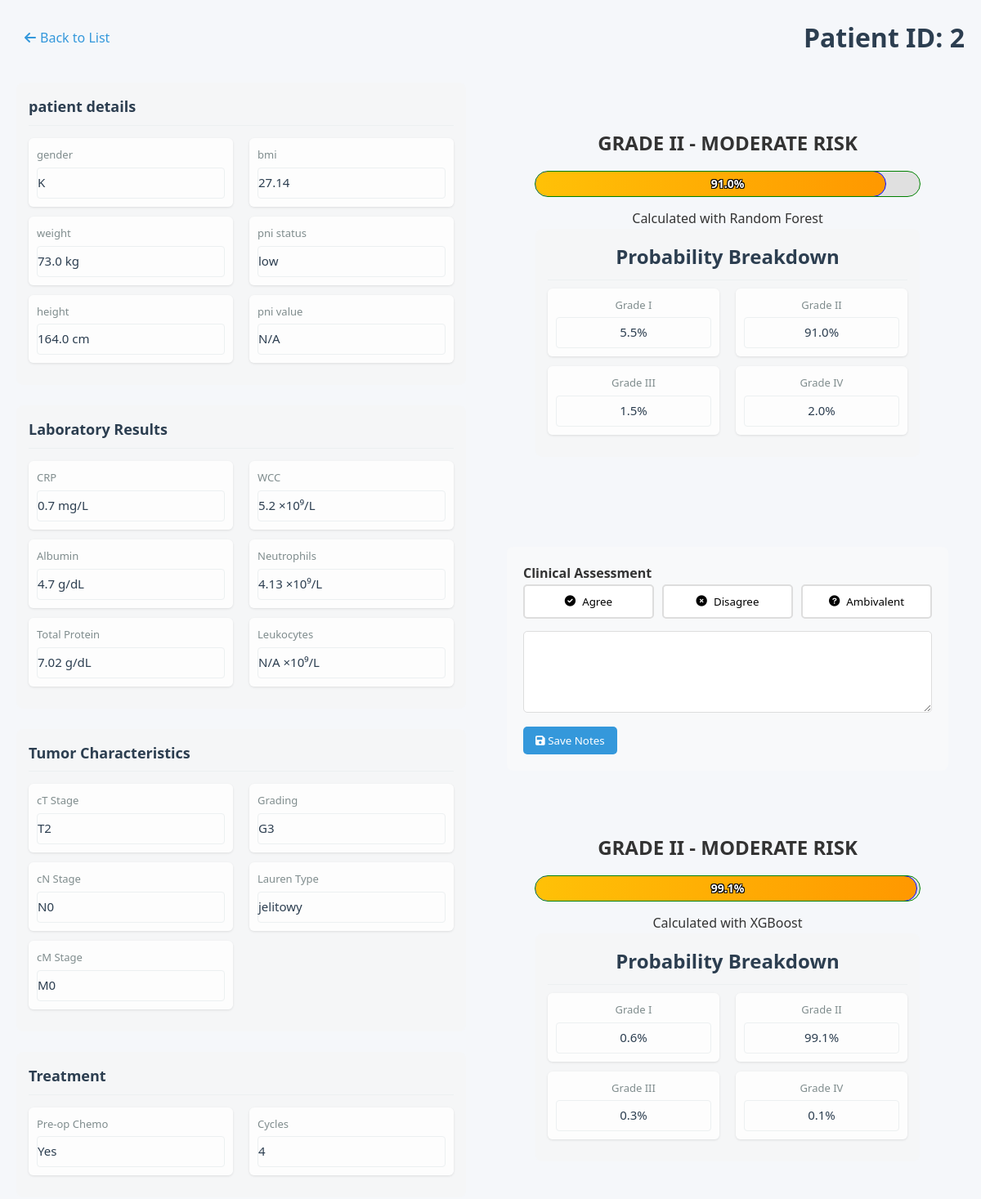
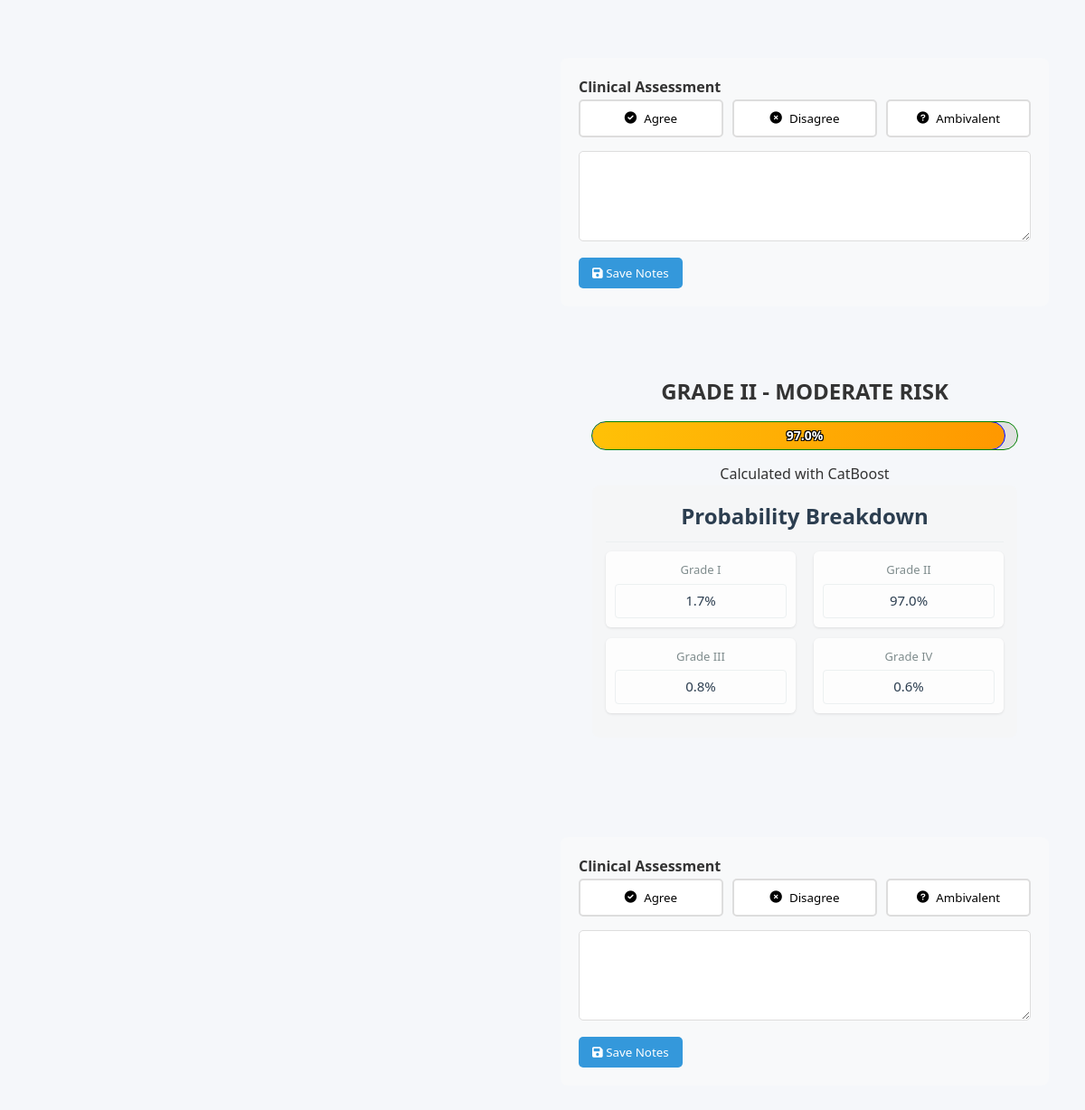
Page /patient/2 on the committed database (2 pictures, top to bottom).
### models.py (models this page shows, shortened)
class Patient(db.Model):
    id = db.Column(db.Integer, primary_key=True)
    gender = db.Column(db.String(1), nullable=False)        # 'M' lub 'K'
    weight = db.Column(db.Float, nullable=False)            # waga w kg (wartości numeryczne)
    height = db.Column(db.Float, nullable=False)            # wzrost w cm (wartości numeryczne)
    bmi = db.Column(db.Float, nullable=False)               # BMI (wartości numeryczne)
    CRP = db.Column(db.Float, nullable=False)               # CRP (wartości numeryczne)
    Alb = db.Column(db.Float, nullable=False)               # Alb (wartości numeryczne)
    WCC = db.Column(db.Float, nullable=False)               # WCC (wartości numeryczne)
    NEU = db.Column(db.Float, nullable=False)               # NEU (wartości numeryczne)
    total_protein = db.Column(db.Float, nullable=False)     # białko całkowite (wartości numeryczne)
    pT = db.Column(db.String(10), nullable=False)           # stadium T (wartości kategoryczne)
    pN = db.Column(db.String(10), nullable=False)           # stadium N (wartości kategoryczne)
    pM = db.Column(db.String(10), nullable=False)           # stadium M (wartości kategoryczne)
    PNI = db.Column(db.Integer, nullable=False)             # PNI (wartości numeryczne 0-1)
    GRADING = db.Column(db.String(10), nullable=False)      # stopień zróżnicowania (wartości kategoryczne)
    Lauren = db.Column(db.String(10), nullable=False)       # typ Lauren (wartości kategoryczne)
    CTH_preop = db.Column(db.String(10), nullable=False)    # chemioterapia przedoperacyjna (wartości kategoryczne)
    cycles_number = db.Column(db.Integer, nullable=False)   # liczba cykli chemioterapii (wartości numeryczne)
    leukocytes = db.Column(db.Float, nullable=True)        # NEW: total leukocytes count (nullable)
    pni_float = db.Column(db.Float, nullable=True)         # NEW: float PNI value (nullable)
    predictions = db.relationship('Prediction', backref='patient', lazy=True)

class Prediction(db.Model):
    id = db.Column(db.Integer, primary_key=True)
    patient_id = db.Column(db.Integer, db.ForeignKey('patient.id'), nullable=False)
    probability = db.Column(db.Float, nullable=False)
    model_used = db.Column(db.String(50), nullable=False)
    interpretation = db.Column(db.String(50), nullable=False)
    top_factors = db.Column(db.JSON)  # Stores list of important factors
    all_probabilities = db.Column(db.JSON) # field for grade probabilities
    grade = db.Column(db.String(2))
    clinician_agreement = db.Column(db.String(20))  # 'agree', 'disagree', 'ambivalent'
    clinician_notes = db.Column(db.Text)
    patient_id = db.Column(db.Integer, db.ForeignKey('patient.id'), nullable=False)

### app.py (the view)
    @app.route('/patient/<int:patient_id>')
    def patient_detail(patient_id):
        patient = Patient.query.get_or_404(patient_id)
        predictions = patient.predictions
        return render_template('patient.html', patient=patient, predictions=predictions)

### templates/patient.html (shortened to what this page needs)
{% extends "base.html" %}
{% block content %}
<header class="patient-header">
    <button class="back-button" onclick="window.history.back()">
        <i class="fas fa-arrow-left"></i> Back to List
    </button>
    <h1>Patient ID: {{ patient.id }}</h1>
</header>
<div class="patient-profile">
  <div class="patient-data">
    <div class="data-section">
      <h3 class="data-section-title">patient details</h3>
      <div class="data-columns">
          <div class="data-subcolumn">
              <div class="data-field">
                  <label>gender</label>
                  <div class="editable-field">{{ patient.gender }}</div>
              </div>
              <div class="data-field">
                  <label>weight</label>
                  <div class="editable-field">{{ patient.weight }} kg</div>
              </div>
              <div class="data-field">
                  <label>height</label>
                  <div class="editable-field">{{ patient.height }} cm</div>
              </div>
          </div>
          <div class="data-subcolumn">
              <div class="data-field">
                  <label>bmi</label>
                  <div class="editable-field">{{ patient.bmi }}</div>
              </div>
              <div class="data-field">
                  <label>pni status</label>
                  <div class="editable-field">{{ "high" if patient.pni else "low" }}</div>
              </div>
              <div class="data-field">
                  <label>pni value</label>
                  <div class="editable-field">{{ patient.pni_float or 'N/A' }}</div>
              </div>
          </div>
      </div>
  </div>
    <div class="data-section">
        <h3 class="data-section-title">Laboratory Results</h3>
        <div class="data-columns">
            <div class="data-subcolumn">
                <div class="data-field">
                    <label>CRP</label>
                    <div class="editable-field">{{ patient.CRP }} mg/L</div>
                </div>
                <div class="data-field">
                    <label>Albumin</label>
                    <div class="editable-field">{{ patient.Alb }} g/dL</div>
                </div>
                <div class="data-field">
                    <label>Total Protein</label>
                    <div class="editable-field">{{ patient.total_protein }} g/dL</div>
                </div>
            </div>
            <div class="data-subcolumn">
                <div class="data-field">
                    <label>WCC</label>
                    <div class="editable-field">{{ patient.WCC }} ×10⁹/L</div>
                </div>
                <div class="data-field">
                    <label>Neutrophils</label>
                    <div class="editable-field">{{ patient.NEU }} ×10⁹/L</div>
                </div>
                <div class="data-field">
                    <label>Leukocytes</label>
                    <div class="editable-field">{{ patient.leukocytes or 'N/A' }} ×10⁹/L</div>
                </div>
            </div>
        </div>
    </div>
    <div class="data-section">
        <h3 class="data-section-title">Tumor Characteristics</h3>
        <div class="data-columns">
            <div class="data-subcolumn">
                <div class="data-field">
                    <label>cT Stage</label>
                    <div class="editable-field">{{ patient.pT }}</div>
                </div>
                <div class="data-field">
                    <label>cN Stage</label>
                    <div class="editable-field">{{ patient.pN }}</div>
                </div>
                <div class="data-field">
                    <label>cM Stage</label>
                    <div class="editable-field">{{ patient.pM }}</div>
                </div>
            </div>
            <div class="data-subcolumn">
                <div class="data-field">
                    <label>Grading</label>
                    <div class="editable-field">{{ patient.GRADING }}</div>
                </div>
                <div class="data-field">
                    <label>Lauren Type</label>
                    <div class="editable-field">{{ patient.Lauren }}</div>
                </div>
            </div>
        </div>
    </div>
    <div class="data-section">
        <h3 class="data-section-title">Treatment</h3>
        <div class="data-columns">
            <div class="data-subcolumn">
                <div class="data-field">
                    <label>Pre-op Chemo</label>
                    <div class="editable-field">{{ "Yes" if patient.CTH_preop == "tak" else "No" }}</div>
                </div>
            </div>
            <div class="data-subcolumn">
                <div class="data-field">
                    <label>Cycles</label>
                    <div class="editable-field">{{ patient.cycles_number }}</div>
                </div>
            </div>
        </div>
    </div>
</div>
<div class="prediction-data">
    {% if predictions %}
        {% for prediction in predictions %}
        <div class="prediction-result">
            <div class="prediction-result">
                <div class="risk-level risk-{{ prediction.interpretation|lower|replace(' ', '-') }}">
                    <h3>GRADE {{ prediction.grade }} - {{ prediction.interpretation }}</h3>
                    <div class="probability-gauge">
                        <div class="gauge-fill" style="width: {{ (prediction.probability * 100)|round(1) }}%"></div>
                        <span class="probability-value">{{ (prediction.probability * 100)|round(1) }}%</span>
                    </div>
                    <p>Calculated with {{ prediction.model_used }}</p>
                    {% if prediction.all_probabilities %}
                    <div class="data-section">
                        <h3 class="data-section-title">Probability Breakdown</h3>
                        <div class="data-columns">
                            {% for grade, prob in prediction.all_probabilities|fromjson|dictsort %}
                            <div class="data-subcolumn">
                                <div class="data-field">
                                    <label>Grade {{ grade }}</label>
                                    <div class="editable-field probability-grade probability-grade-{{ grade }}">
                                        {{ (prob * 100)|round(1) }}%
                                    </div>
                                </div>
                            </div>
                            {% if loop.index % 2 == 0 and not loop.last %}
                        </div>
                        <div class="data-columns">
                            {% endif %}
                            {% endfor %}
                        </div>
                    </div>
{% endif %}
                </div>
            </div>
            <div class="clinician-feedback">
                <h4>Clinical Assessment</h4>
                <form method="POST" action="{{ url_for('save_feedback', prediction_id=prediction.id) }}">
                    <div class="feedback-buttons">
                        <button type="submit" name="agreement" value="agree"
                                class="{% if prediction.clinician_agreement == 'agree' %}active{% endif %}">
                            <i class="fas fa-check-circle"></i> Agree
                        </button>
                        <button type="submit" name="agreement" value="disagree"
                                class="{% if prediction.clinician_agreement == 'disagree' %}active{% endif %}">
                            <i class="fas fa-times-circle"></i> Disagree
                        </button>
                        <button type="submit" name="agreement" value="ambivalent"
                                class="{% if prediction.clinician_agreement == 'ambivalent' %}active{% endif %}">
                            <i class="fas fa-question-circle"></i> Ambivalent
                        </button>
                    </div>
                    <div class="feedback-notes">
                        <textarea name="clinician_notes" placeholder="Enter your clinical reasoning...">
                            {{ prediction.clinician_notes or '' }}
                        </textarea>
                        <button type="submit" class="btn-save-notes">
                            <i class="fas fa-save"></i> Save Notes
                        </button>
                    </div>
                </form>
            </div>
        </div>
        {% endfor %}
    {% else %}
        <div class="no-prediction">
            <p>No prediction available for this patient</p>
        </div>
    {% endif %}
</div>
</div>
    </div>
{% endblock %}

### static/css/styles.css (style rules this page uses)
:root { --primary-color: #2c3e50; --secondary-color: #3498db; --accent-color: #e74c3c; --light-gray: #ecf0f1; --medium-gray: #bdc3c7; --dark-gray: #7f8c8d; --success-color: #2ecc71; --warning-color: #f39c12; --danger-color: #e74c3c; }
* { margin: 0; padding: 0; box-sizing: border-box; font-family: 'Segoe UI', Tahoma, Geneva, Verdana, sans-serif; }
body { background-color: #f5f7fa; color: #333; line-height: 1.6; }
header { margin-bottom: 30px; display: flex; justify-content: space-between; align-items: center; flex-wrap: wrap; gap: 20px; }
h1 { color: var(--primary-color); font-weight: 600; }
.patient-header { margin-bottom: 30px; display: flex; align-items: center; gap: 20px; }
.back-button { background: none; border: none; color: var(--secondary-color); font-size: 16px; cursor: pointer; display: flex; align-items: center; gap: 5px; padding: 5px 10px; border-radius: 4px; transition: background-color 0.2s; }
.patient-profile { display: flex; gap: 30px; width: 100%; }
.editable-field { padding: 8px 12px; border: 1px solid var(--light-gray); border-radius: 4px; min-height: 38px; }
.feedback-buttons { display: flex; gap: 10px; margin-bottom: 20px; }
.data-field:last-child { border-bottom: none; }
.editable-field { padding: 8px 0; color: #333; }
.data-columns { display: flex; gap: 20px; flex-grow: 1; }
.data-subcolumn { flex: 1; min-width: 0; }
.patient-data { flex: 1; min-width: 0; display: flex; flex-direction: column; }
.prediction-data { width: 50%; min-width: 400px; }
.data-field { margin-bottom: 15px; padding: 10px; background: rgba(245, 245, 245, 0.3); border-radius: 4px; }
.data-field label { display: block; font-size: 13px; color: var(--dark-gray); margin-bottom: 5px; }
.data-field .editable-field { font-size: 15px; font-weight: 500; color: var(--primary-color); padding: 5px 0; }
.prediction-result { padding: 20px; }
.risk-level { text-align: center; margin-bottom: 20px; padding: 15px; border-radius: 8px; }
.risk-level h3 { margin-bottom: 10px; font-size: 24px; }
.clinician-feedback { margin-top: 30px; padding: 20px; background: #f8f9fa; border-radius: 8px; }
.feedback-buttons { display: flex; gap: 10px; margin-bottom: 15px; }
.feedback-buttons button { flex: 1; padding: 10px; border: 2px solid #ddd; background: white; border-radius: 5px; cursor: pointer; transition: all 0.3s; display: flex; align-items: center; justify-content: center; gap: 8px; }
.feedback-notes textarea { width: 100%; min-height: 100px; padding: 10px; border: 1px solid #ddd; border-radius: 5px; resize: vertical; }
.btn-save-notes { margin-top: 10px; padding: 8px 15px; background: var(--secondary-color); color: white; border: none; border-radius: 5px; cursor: pointer; }
.probability-value { position: absolute; top: 50%; left: 50%; transform: translate(-50%, -50%); font-weight: bold; font-size: 14px; color: #000; text-shadow: -1px -1px 0 #fff, 1px -1px 0 #fff, -1px 1px 0 #fff, 1px 1px 0 #fff; mix-blend-mode: normal; pointer-events: none; z-index: 2; }
.probability-gauge { height: 30px; background: #e0e0e0; border-radius: 15px; margin: 15px 0; position: relative; overflow: hidden; }
.gauge-fill { position: absolute; top: 0; left: 0; height: 100%; width: 0%; border-radius: 15px; transition: width 0.5s ease; z-index: 1; }
.probability-value { position: absolute; top: 50%; left: 50%; transform: translate(-50%, -50%); font-weight: bold; font-size: 14px; z-index: 2; color: white; text-shadow: -1px -1px 0 #000, 1px -1px 0 #000, -1px 1px 0 #000, 1px 1px 0 #000; }
.probability-gauge { outline: 1px solid green; }
.gauge-fill { outline: 1px solid blue; }
.risk-moderate-risk .gauge-fill { background: linear-gradient(to right, #FFC107, #FF9800); }
.data-section { margin-bottom: 25px; background: rgba(245, 245, 245, 0.5); border-radius: 8px; padding: 15px; }
.data-section-title { color: var(--primary-color); font-size: 18px; margin-bottom: 15px; padding-bottom: 8px; border-bottom: 1px solid var(--light-gray); }
.data-field { margin-bottom: 12px; padding: 10px; background: rgba(255, 255, 255, 0.8); border-radius: 6px; box-shadow: 0 1px 3px rgba(0,0,0,0.1); }
.probability-grade { font-weight: 600; text-align: center; padding: 8px; }

### rows in the picture
Patient: id "2", gender "K", weight "73.0", height "164.0", bmi "27.14", pni_float "N/A", CRP "0.7", Alb "4.7", total_protein "7.02", WCC "5.2", NEU "4.13", leukocytes "N/A", pT "T2", pN "N0", pM "M0", GRADING "G3", Lauren "jelitowy", CTH_preop "Yes", cycles_number "4"
Prediction: grade "II", interpretation "MODERATE RISK", (prediction.probability*100)|round(1) "91.0", model_used "Random Forest", all_probabilities "I" "II" "III" "IV", value "5.5" "91.0" "1.5" "2.0"
Prediction: grade "II", interpretation "MODERATE RISK", (prediction.probability*100)|round(1) "99.1", model_used "XGBoost", all_probabilities "I" "II" "III" "IV", value "0.6" "99.1" "0.3" "0.1"
Prediction: grade "II", interpretation "MODERATE RISK", (prediction.probability*100)|round(1) "97.0", model_used "CatBoost", all_probabilities "I" "II" "III" "IV", value "1.7" "97.0" "0.8" "0.6"

### other values in the picture
{{ "high" if patient.pni else "low" }} "low"
